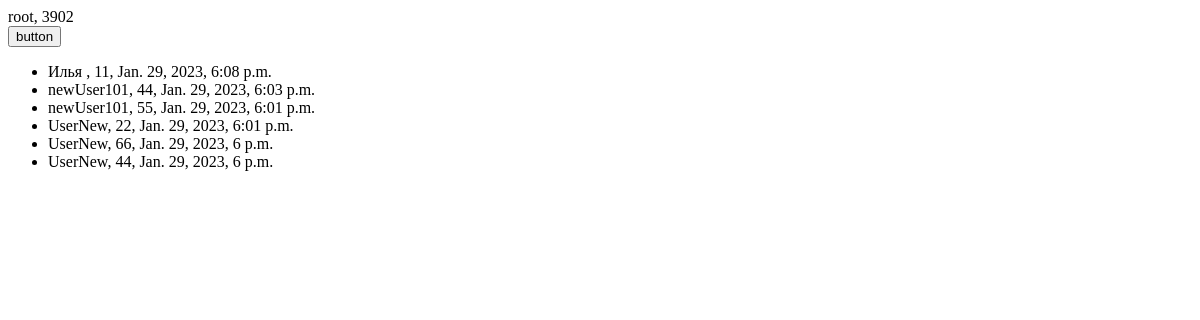
Before: / (signed in) with the older database file.
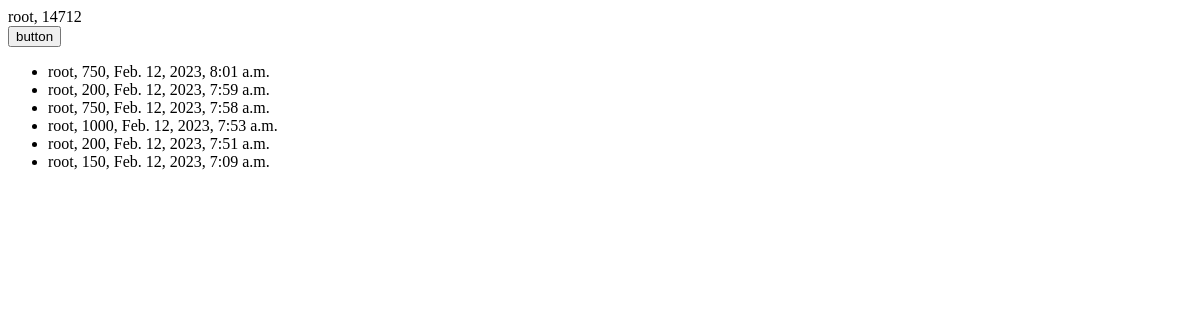
After: the same page with the newer database file.
### backend/models.py (models this page shows)
class Winners(models.Model):
    winner = models.ForeignKey(User, on_delete=models.CASCADE, verbose_name="Победитель")
    winning_amount = models.IntegerField(verbose_name="Сумма выигрыша")
    win_date = models.DateTimeField(auto_now_add=True, verbose_name="Дата и время выигрыша")
    def last_20_winners():
        return Winners.objects.filter().order_by("-win_date")[:6]

### backend/views.py (the view, shortened to what this page needs)
# urls.py: path('', index.as_view(), name="index")
class index(TemplateView):
    template_name = "index.html"
    spin_cost = 100
    def get_context_data(self, request, **kwargs: Any) -> Dict[str, Any]:
        context = super().get_context_data(**kwargs)
        context["winners"] = Winners.last_20_winners()
        context["balance"] = UserBalance.objects.get(user=request.user).get_user_info()[1]
        return context
    def get(self, request):
        return render(request, context=self.get_context_data(request), template_name=self.template_name)

### backend/models.py (called while the page is built)
    def get_user_info(self):
        return [self.user, self.balance]

### backend/templates/index.html (shortened to what this page needs)
<!DOCTYPE html>
<html lang="en">
<head>
</head>
<body>
    {{user.username}}, {{balance}}
    <form method="post">
        <button type="submit">button</button>
    </form>
    <ul>
        {% for winner in winners %}
        <li>{{winner.winner}}, {{winner.winning_amount}}, {{winner.win_date}}</li>
        {% endfor %}
    </ul>
</body>
</html>

Changed rows visible on the page:
no longer on this page (row unchanged): Winners: winner "Илья", winning_amount "11", win_date "Jan. 29, 2023, 6:08 p.m."
no longer on this page (row unchanged): Winners: winner "newUser101", winning_amount "44", win_date "Jan. 29, 2023, 6:03 p.m."
no longer on this page (row unchanged): Winners: winner "newUser101", winning_amount "55", win_date "Jan. 29, 2023, 6:01 p.m."
no longer on this page (row unchanged): Winners: winner "UserNew", winning_amount "22", win_date "Jan. 29, 2023, 6:01 p.m."
no longer on this page (row unchanged): Winners: winner "UserNew", winning_amount "66", win_date "Jan. 29, 2023, 6 p.m."
no longer on this page (row unchanged): Winners: winner "UserNew", winning_amount "44", win_date "Jan. 29, 2023, 6 p.m."
added Winners: winner "root", winning_amount "750", win_date "Feb. 12, 2023, 8:01 a.m."
added Winners: winner "root", winning_amount "200", win_date "Feb. 12, 2023, 7:59 a.m."
added Winners: winner "root", winning_amount "750", win_date "Feb. 12, 2023, 7:58 a.m."
added Winners: winner "root", winning_amount "1000", win_date "Feb. 12, 2023, 7:53 a.m."
added Winners: winner "root", winning_amount "200", win_date "Feb. 12, 2023, 7:51 a.m."
added Winners: winner "root", winning_amount "150", win_date "Feb. 12, 2023, 7:09 a.m."
Other visible differences:
{{ balance }}: "3902" → "14712"
